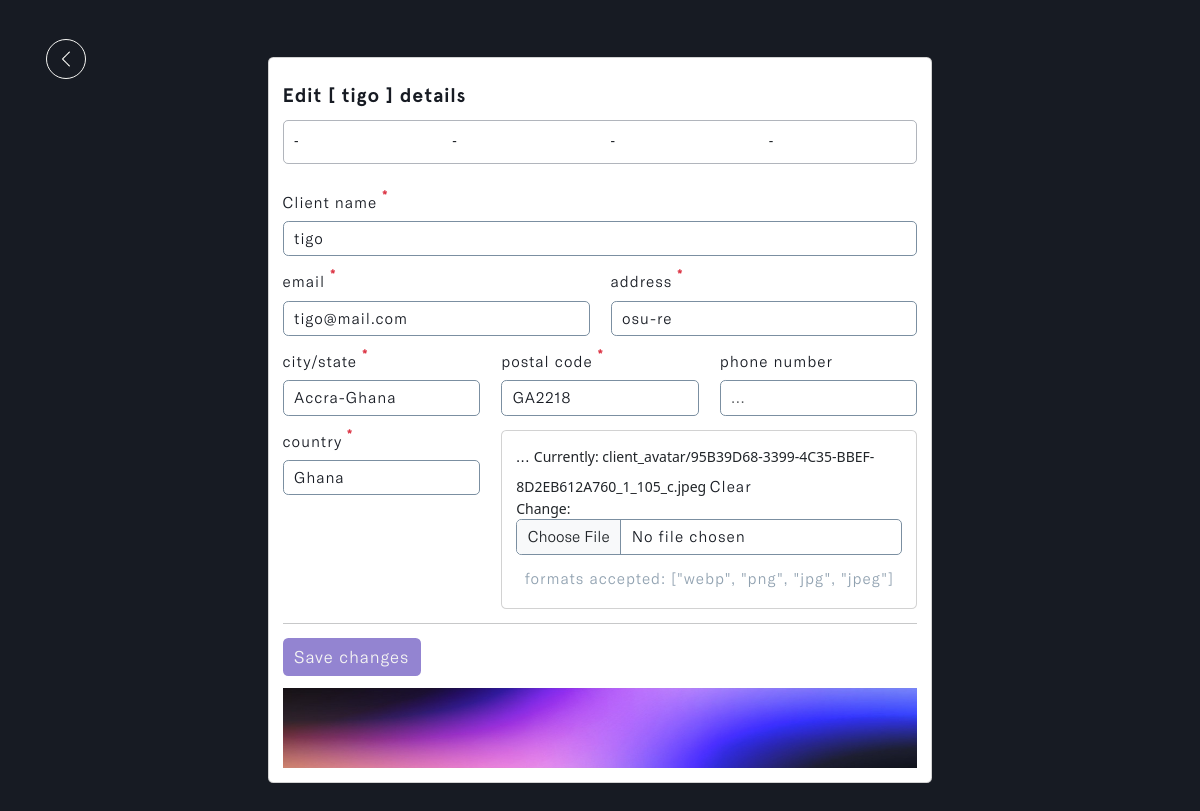
/client/b06b43166bf0449dad2a5774f604c17e (signed in), run on the app's committed database.
### invoice/models.py (models this page shows, shortened)
class Client(models.Model):
    account_owner = models.ForeignKey(Profile, on_delete=models.CASCADE, related_name='clients', db_index=True)
    name = models.CharField(max_length=50, unique=True, db_index=True)
    address = models.CharField(max_length=255)
    country = models.CharField(max_length=50, null=True, blank=True)
    email = models.EmailField(max_length=100, unique=True, db_index=True)
    phone_number = models.IntegerField(null=True, blank=True)
    city_state = models.CharField(max_length=50, null=True, blank=True)
    postal_code = models.CharField(max_length=30, null=True, blank=True)
    client_avatar = ResizedImageField(size=[600, 600], quality=85, null=True, blank=True, upload_to='client_avatar/', default='emil-kowalski.png')
    updated_time_stamp = models.DateTimeField(auto_now=True, db_index=True)
    created_time_stamp = models.DateTimeField(auto_now_add=True, db_index=True)
    id = models.UUIDField(default=uuid.uuid4, primary_key=True, unique=True, editable=False)
    class Meta:
        ordering = ['-updated_time_stamp']
        indexes = [
            models.Index(fields=['name']),
            models.Index(fields=['email']),
            models.Index(fields=['updated_time_stamp']),
            models.Index(fields=['created_time_stamp']),
        ]

### invoice/views.py (the view, shortened to what this page needs)
# urls.py: path('client/<str:pk>', views.edit_client, name='client-details'),
@login_required(login_url='login')
def edit_client(request, pk):
    profile = request.user.profile
    client = profile.clients.get(id=pk)
    form = ClientCreationForm(instance=client)
    context = {'form': form, 'client': client}
    return render(request, 'invoice/client-details.html', context)

### invoice/forms.py
class ClientCreationForm(ModelForm):
    class Meta:
        model = Client
        fields = ['name', 'address', 'country', 'city_state', 'email', 'phone_number', 'postal_code', 'client_avatar']
        widgets = {
            'name': forms.TextInput(attrs={'placeholder': '...'}),
            'address': forms.TextInput(attrs={'placeholder': '...'}),
            'country': forms.TextInput(attrs={'placeholder': '...'}),
            'city_state': forms.TextInput(attrs={'placeholder': '...'}),
            'email': forms.TextInput(attrs={'placeholder': '...'}),
            'phone_number': forms.TextInput(attrs={'placeholder': '...'}),
            'postal_code': forms.TextInput(attrs={'placeholder': '...'}),
        }
    def __init__(self, *args, **kwargs):
        super(ClientCreationForm, self).__init__(*args, **kwargs)
        for name, fields in self.fields.items():
            fields.widget.attrs.update({'class': 'input form-control'})

### invoice/templates/invoice/client-details.html (shortened to what this page needs)
{% load static %}
<!DOCTYPE html>
<html lang="en" class="js has-scroll-init has-scroll-smooth">
  <head>
    <link rel="stylesheet" href="{% static '/css/bootstrap.min.css' %}" />
    <link rel="stylesheet" href="{% static '/css/client-details.css' %}" />
    <link
      rel="stylesheet"
      href="https://maxcdn.bootstrapcdn.com/font-awesome/4.5.0/css/font-awesome.min.css"
    />
  </head>
  <body
    id="pageTop"
    class="page-content"
    data-spy="scroll"
    data-target="#mainNav"
  >
    <main>
      <div data-scroll class="page page--layout-2" id="main">
        <div id="client--details-hero">
          <div class="container-fluid">
            <div class="client--details-intro">
              <a href="javascript:history.back()">
                <img
                  src="{% static '/images/left.png' %}"
                  class="img-fluid"
                  id="return_back"
                  alt="return_back-img"
                />
              </a>
              <div class="card d-flex mx-auto" id="main--card">
                <div class="card-body">
                  <h5>Edit [ {{client.name}} ] details</h5>
                  <div class="row" id="ion-icon--card">
                    <div class="col-3 col-md-3">
                       -
                    </div>
                    <div class="col-3 col-md-3">
                       -
                    </div>
                    <div class="col-3 col-md-3">
                       -
                    </div>
                    <div class="col-3 col-md-3">
                       -
                    </div>
                  </div>
                  <form action="" method="POST" enctype="multipart/form-data">
                    <div class="row">
                      <div class="col-md-12">
                        <div class="mb-3">
                          <label
                            for="exampleFormControlInput1"
                            class="form-label"
                            >Client name
                            <sup class="text-danger fw-bold fs-6">*</sup></label
                          >
                          {{form.name}}
                        </div>
                      </div>
                      <div class="col-md-6">
                        <div class="mb-3">
                          <label for="exampleEmail" class="form-label"
                            >email
                            <sup class="text-danger fw-bold fs-6">*</sup></label
                          >
                          {{form.email}}
                        </div>
                      </div>
                      <div class="col-md-6">
                        <div class="mb-3">
                          <label for="exampleAddress" class="form-label"
                            >address
                            <sup class="text-danger fw-bold fs-6">*</sup></label
                          >
                          {{form.address}}
                        </div>
                      </div>
                      <div class="col-md-4">
                        <div class="mb-3">
                          <label for="exampleFCity--State" class="form-label"
                            >city/state
                            <sup class="text-danger fw-bold fs-6">*</sup></label
                          >
                          {{form.city_state}}
                        </div>
                      </div>
                      <div class="col-md-4">
                        <div class="mb-3">
                          <label for="examplePostal--code" class="form-label"
                            >postal code
                            <sup class="text-danger fw-bold fs-6">*</sup></label
                          >
                          {{form.postal_code}}
                        </div>
                      </div>
                      <div class="col-md-4">
                        <div class="mb-3">
                          <label for="exampleNumber" class="form-label"
                            >phone number</label
                          >
                          {{form.phone_number}}
                        </div>
                      </div>
                      <div class="col-md-4">
                        <div class="mb-3">
                          <label for="exampleCountry" class="form-label"
                            >country
                            <sup class="text-danger fw-bold fs-6">*</sup></label
                          >
                          {{form.country}}
                        </div>
                      </div>
                      <div class="col-md-8">
                        <div class="card">
                          <div class="card-body">
                            <div class="mb-3">
                              <label for="formFile" class="form-label">
                                ...
                              </label>
                              {{form.client_avatar}}
                            </div>
                            <h6>
                              formats accepted: ["webp", "png", "jpg", "jpeg"]
                            </h6>
                          </div>
                        </div>
                      </div>
                    </div>
                    <hr id="offcanvas--line" />
                    <input
                      type="submit"
                      id="save--btn"
                      class="btn"
                      value="Save changes"
                    />
                    <a
                      id="delete--btn"
                      class="btn"
                      data-bs-toggle="modal"
                      data-bs-target="#deleteAccountModal"
                      ></a>
                  </form>
                  <img
                    src="{% static '/images/banner.jpeg' %}"
                    class="img-fluid offcanvas--banner"
                    alt="offcanvas--banner"
                  />
                </div>
              </div>
            </div>
          </div>
        </div>
      </div>
    </main>
  </body>
</html>

### static/css/client-details.css (style rules this page uses)
*, *::after, *::before { box-sizing: border-box; margin: 0; padding: 0; }
html, body { box-sizing: border-box; font-size: 14px; margin: 0; padding: 0; width: 100%; overflow-x: hidden; background: var(--main-color); -webkit-font-smoothing: antialiased; -moz-osx-font-smoothing: grayscale; scroll-behavior: smooth; }
a { text-decoration: none; }
.page-content { --main-color: #171b23; --text-color: #f6f6f3; --header-font: "Apercu-Bold"; --text-font: "GTAmerica-Light"; }
a { text-decoration: none; color: var(--accent-color); }
#client--details-hero { margin-top: 10%; }
.client--details-intro { margin: 3%; }
#return_back { width: 5%; padding: 10px; border-radius: 50%; border: 1px solid var(--text-color); display: inline-block; width: 40px; height: 40px; margin-bottom: 3%; }
.client--details-intro h5 { font-size: 1.5rem; font-family: var(--header-font); color: var(--main-color); letter-spacing: 1px; margin-top: 2%; margin-bottom: 4%; }
.client--details-intro #ion-icon--card { border: 1px solid #6b728086; margin-top: 4%; padding: 2%; margin: 1%; border-radius: 5px; padding-top: 4%; padding-bottom: 4%; }
.client--details-intro .col-md-12 { margin-top: 11%; }
.client--details-intro label { font-size: 1.2rem; font-family: var(--text-font); color: var(--main-color); letter-spacing: 1px; }
.client--details-intro .input { color: var(--main-color); letter-spacing: 1px; font-family: var(--text-font); font-size: 1.1rem; border: 1px solid #7b8fa1; background: transparent; border-bottom-right-radius: 5px; border-top-right-radius: 5px; }
#save--btn { color: var(--text-color); letter-spacing: 1px; font-family: var(--text-font); font-size: 1.3rem; background: #9384d1; transition: all 0.5s ease-in-out; }
#client--details-hero h6 { font-size: 1.2rem; font-family: var(--text-font); color: #7b8fa1d7; letter-spacing: 1px; text-align: center; }
@media (min-width: 1200px) { #client--details-hero { margin-top: 1%; } }
@media (min-width: 1200px) { .client--details-intro { margin: 3%; } }
@media (min-width: 1200px) { #return_back { width: 5%; padding: 10px; width: 40px; height: 40px; margin-bottom: -2%; } }
@media (min-width: 1200px) { .client--details-intro #main--card { width: 60%; } }
@media (min-width: 1200px) { .client--details-intro h5 { font-size: 1.4rem; margin-top: 2%; margin-bottom: 2%; } }
@media (min-width: 1200px) { .client--details-intro #ion-icon--card { margin-top: 4%; padding: 0%; margin: 0%; padding-top: 1%; padding-bottom: 1%; } }
@media (min-width: 1200px) { .client--details-intro .col-md-12 { margin-top: 4%; } }
@media (min-width: 1200px) { .client--details-intro label { font-size: 1.1rem; } }
@media (min-width: 1200px) { .client--details-intro .input { font-size: 1.1rem; } }
@media (min-width: 1200px) { #save--btn { font-size: 1.2rem; } }
@media (min-width: 1200px) { .offcanvas--banner { margin-top: 1%; height: 10vh; width: 100%; } }
@media (min-width: 1200px) { #client--details-hero h6 { font-size: 1.1rem; } }

### data on the page
Client: name "tigo", email "tigo@mail.com", address "osu-re", city_state "Accra-Ghana", postal_code "GA2218", country "Ghana"
